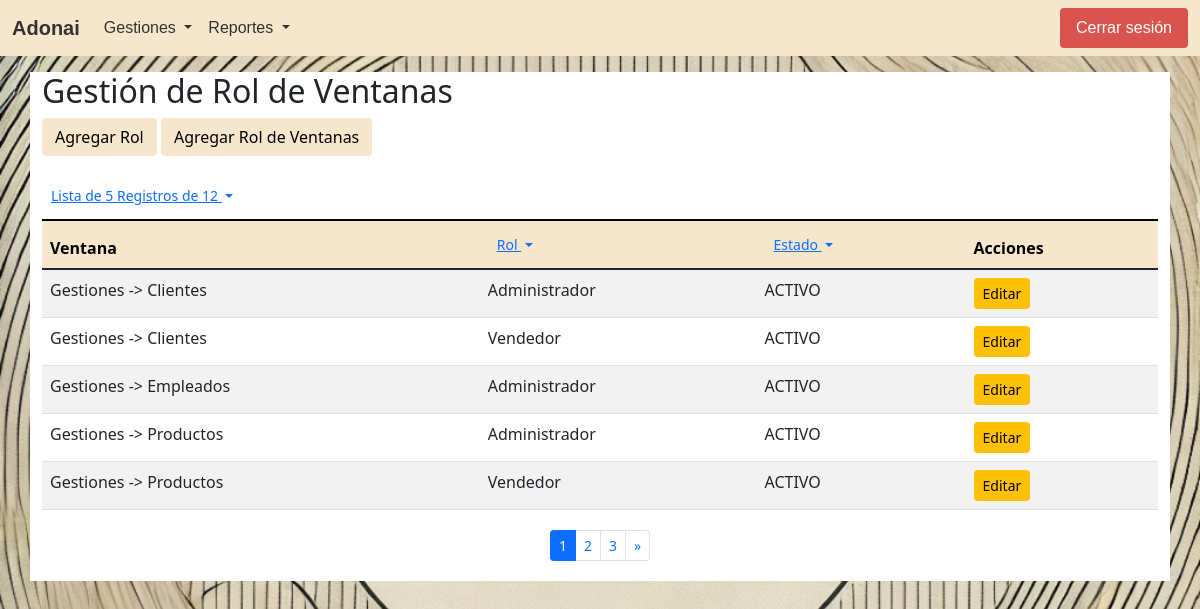
Screenshot of /gestion_RolVentanas.php (signed in) with the database file from the repository.
### tables this page shows
CREATE TABLE IF NOT EXISTS `rol_ventanas` (
  `id_ventana` varchar(150) NOT NULL,
  `id_rol` int(11) NOT NULL,
  `estado` enum('ACTIVO','INACTIVO') DEFAULT 'ACTIVO',
  `fch_estado` datetime DEFAULT NULL,
  `creado_en` datetime DEFAULT NULL,
  `actualizado_en` datetime DEFAULT NULL,
  PRIMARY KEY (`id_ventana`,`id_rol`),
  KEY `rol_ventana_fk_idx` (`id_rol`)
);

CREATE TABLE IF NOT EXISTS `ventanas` (
  `id_ventana` varchar(250) NOT NULL,
  `descripcion` varchar(500) NOT NULL,
  `grupo` varchar(45) NOT NULL DEFAULT 'Gestiones',
  `estado` enum('ACTIVO','INACTIVO') DEFAULT 'ACTIVO',
  `fch_estado` datetime DEFAULT NULL,
  `creado_en` datetime DEFAULT NULL,
  `actualizado_en` datetime DEFAULT NULL,
  PRIMARY KEY (`id_ventana`),
  KEY `grupo_ventana_idx` (`grupo`)
);

CREATE TABLE IF NOT EXISTS `roles` (
  `id_rol` int(11) NOT NULL,
  `nombre` varchar(100) NOT NULL,
  `descripcion` text,
  `estado` enum('ACTIVO','INACTIVO') DEFAULT 'ACTIVO',
  `fch_estado` datetime DEFAULT NULL,
  `creado_en` datetime DEFAULT NULL,
  `actualizado_en` datetime DEFAULT NULL,
  PRIMARY KEY (`id_rol`)
);

### procesos/RolVentanas.php (called while the page is built, shortened)
<?php
class RolVentanas
{
    private $dbConnect = null;
    public function __construct()
    {
        $Conexion = new Conexion();
        $this->dbConnect = $Conexion->conectar();
    }
    public function getTotalItemsRol_ventanas($estado = 'TODO', $id_ventana = 'TODO', $id_rol = -1)
    {
        $total_registros  = 1;
        $conn = $this->dbConnect;
        $sql = "SELECT COUNT(*) total_registros FROM rol_ventanas where 1 = 1";
        $stmt = $conn->prepare($sql);
        $result = $stmt->execute();
        $result = $stmt->get_result();
        if ($result->num_rows > 0) {
            $row = $result->fetch_assoc();
            $total_registros = $row['total_registros'];
        }
        return $total_registros;
    }
    public function getRolVentanas($estado = 'TODO', $page = 1, $num_results_on_page = 5, $id_rol = -1, $id_ventana = 'TODO')
    {
        $calc_page = ($page - 1) * $num_results_on_page;
        $conn = $this->dbConnect;
        $sql = "SELECT * FROM rol_ventanas where 1 = 1";
        $sql = "$sql ORDER BY id_ventana, id_rol LIMIT ?,?";
        $stmt = $conn->prepare($sql);
        $result = $stmt->bind_param("ii", $calc_page, $num_results_on_page);
        $result = $stmt->execute();
        $result = $stmt->get_result();
        return $result;
    }
}

### procesos/Roles.php (called while the page is built, shortened)
<?php
class Roles
{
    private $dbConnect = null;
    public function __construct()
    {
        $Conexion = new Conexion();
        $this->dbConnect = $Conexion->conectar();
    }
    public function getTotalItemsRoles($estado = 'TODO')
    {
        $total_registros  = 1;
        $conn = $this->dbConnect;
        $sql = "SELECT COUNT(*) total_registros FROM roles";
        if ($estado == 'TODO') {
            $sql = "$sql where estado in ('ACTIVO', 'INACTIVO', ?)";
        } else {
            $sql = "$sql where estado = ?";
        }
        $stmt = $conn->prepare($sql);
        $result = $stmt->bind_param("s", $estado);
        $result = $stmt->execute();
        $result = $stmt->get_result();
        if ($result->num_rows > 0) {
            $row = $result->fetch_assoc();
            $total_registros = $row['total_registros'];
        }
        return $total_registros;
    }
    public function getRoles($estado = 'TODO', $page = 1, $num_results_on_page = 5)
    {
        $calc_page = ($page - 1) * $num_results_on_page;
        $conn = $this->dbConnect;
        $sql = "SELECT * FROM roles";
        if ($estado == 'TODO') {
            $sql = "$sql where estado in ('ACTIVO', 'INACTIVO', ?) ORDER BY id_rol LIMIT ?,?";
        } else {
            $sql = "$sql where estado = ? ORDER BY id_rol LIMIT ?,?";
        }
        $stmt = $conn->prepare($sql);
        $result = $stmt->bind_param("sii", $estado, $calc_page, $num_results_on_page);
        $result = $stmt->execute();
        $result = $stmt->get_result();
        return $result;
    }
    public function getRol($id_rol)
    {
        $conn = $this->dbConnect;
        $sql = "SELECT * FROM roles where id_rol = ?";
        $stmt = $conn->prepare($sql);
        $stmt->bind_param("i", $id_rol);
        $result = $stmt->execute();
        $result = $stmt->get_result();
        return $result;
    }
}

### procesos/Ventanas.php (called while the page is built, shortened)
<?php
class Ventanas
{
    private $dbConnect = null;
    public function __construct()
    {
        $Conexion = new Conexion();
        $this->dbConnect = $Conexion->conectar();
    }
    public function getVentana($id_ventana)
    {
        $conn = $this->dbConnect;
        $sql = "SELECT * FROM ventanas where id_ventana = ?";
        $stmt = $conn->prepare($sql);
        $stmt->bind_param("s", $id_ventana);
        $result = $stmt->execute();
        $result = $stmt->get_result();
        return $result;
    }
}

### gestion_RolVentanas.php (the view, shortened to what this page needs)
<?php
include_once 'procesos/RolVentanas.php';
$rolventanas = new RolVentanas();
include_once("procesos/Roles.php");
$Roles = new Roles();
include_once("procesos/Ventanas.php");
if ($_SERVER['REQUEST_METHOD'] == 'GET') {
    $num_results_on_page = isset($_GET['nrop']) && is_numeric($_GET['nrop']) ? $_GET['nrop'] : 5;
    $page = isset($_GET['pn']) && is_numeric($_GET['pn']) ? $_GET['pn'] : 1;
    $estado = isset($_GET['e']) && is_string($_GET['e']) ? $_GET['e'] : 'TODO';
    $irol = isset($_GET['irol']) && is_string($_GET['irol']) ? $_GET['irol'] : "-1";
    $id_ventana = isset($_GET['id_ventana']) && is_string($_GET['id_ventana']) ? $_GET['id_ventana'] : 'TODO';
    $result = $rolventanas->getRolVentanas($estado, $page, $num_results_on_page, $irol, $id_ventana);
    $total_pages = $rolventanas->getTotalItemsRol_ventanas($estado, $id_ventana, $irol);
} else if ($_SERVER['REQUEST_METHOD'] == 'POST') {
    if (isset($_POST["_method"]) && $_POST["_method"] == "UPD") {
        $resultado = $rolventanas->updateRolVentana($_POST);
        header("Location: gestion_RolVentanas.php");
    } else
    if (isset($_POST["_method"]) && $_POST["_method"] == "ADD") {
        $resultado = $rolventanas->insertRolVentana($_POST);
        header("Location: gestion_RolVentanas.php");
    } else
    if (isset($_POST["_method"]) && $_POST["_method"] == "ADD_ROL") {
        $resultado = $Roles->insertRol($_POST);
        header("Location: gestion_RolVentanas.php");
    }
};
?>
<!DOCTYPE html>
<html lang="es">
<head>
    <link href="https://cdn.jsdelivr.net/npm/bootstrap@5.1.3/dist/css/bootstrap.min.css" rel="stylesheet">
</head>
<body class="container-index">
    <?php
    include_once("navbar.php")
    ?>
    <div class="container bg-white mt-3">
        <h2>Gestión de Rol de Ventanas</h2>
        <a href="#" class="btn btn-principal mb-3" data-bs-toggle="modal" data-bs-target="#addRolModal">Agregar Rol</a>
        <a href="#" class="btn btn-principal mb-3" data-bs-toggle="modal" data-bs-target="#addRolVentanaModal">Agregar Rol de Ventanas</a>
        <table class="table table-striped table-responsive caption-top">
            <caption>
                <div class="btn-group">
                    <button class="btn btn-link btn-sm dropdown-toggle" type="button" id="EstadoDropdown" data-bs-toggle="dropdown" data-bs-auto-close="true" aria-expanded="false">
                        Lista de <?php echo $num_results_on_page ?> Registros de <?php echo $total_pages ?>
                    </button>
                </div>
            </caption>
            <thead class="table-principal">
                <tr>
                    <th>Ventana</th>
                    <th>
                        <div class="btn-group">
                            <button class="btn btn-link btn-sm dropdown-toggle" type="button" id="RolDropdown" data-bs-toggle="dropdown" data-bs-auto-close="true" aria-expanded="false">
                                Rol
                            </button>
                                <?php
                                $roles_total_pages = $Roles->getTotalItemsRoles('ACTIVO');
                                $roles_result = $Roles->getRoles('ACTIVO', 1, $roles_total_pages);
                                ?>
                        </div>
                    </th>
                    <th>
                        <div class="btn-group">
                            <button class="btn btn-link btn-sm dropdown-toggle" type="button" id="EstadoDropdown" data-bs-toggle="dropdown" data-bs-auto-close="true" aria-expanded="false">
                                Estado
                            </button>
                        </div>
                    </th>
                    <th>Acciones</th>
                </tr>
            </thead>
            <tbody>
                <?php while ($rolventana = $result->fetch_assoc()): ?>
                    <tr>
                        <td>
                            <?php
                            $ventanas = $Ventanas->getVentana($rolventana['id_ventana']);
                            if ($ventanas->num_rows > 0) {
                                $row_v = $ventanas->fetch_assoc();
                                $descripcion = $row_v['descripcion'];
                                $grupo = $row_v['grupo'];
                                $rolventana['descripcion'] = $descripcion;
                                $rolventana['grupo'] = $grupo;
                                echo "$grupo -> $descripcion";
                            }
                            ?>
                        </td>
                        <td>
                            <?php
                            $roles = $Roles->getRol($rolventana['id_rol']);
                            if ($roles->num_rows > 0) {
                                $rol = $roles->fetch_assoc();
                                echo $rol['nombre'];
                            }
                            ?>
                        </td>
                        <td><?php echo $rolventana['estado']; ?></td>
                        <td>
                            <a href="#" class="btn btn-warning btn-sm" data-bs-toggle="modal" data-bs-target="#updRolVentanaModal" onclick="loadData(<?php echo htmlspecialchars(json_encode($rolventana)); ?>)">Editar</a>
                        </td>
                    </tr>
                <?php endwhile; ?>
            </tbody>
        </table>
        <?php if (ceil($total_pages / $num_results_on_page) > 0): ?>
            <nav aria-label="Navegación de la página" class="py-1">
                <ul class="pagination pagination-sm justify-content-center">
                    <li class="page-item active">
                        <span class="page-link"><?php echo $page ?></span>
                    </li>
                    <?php if ($page + 1 < ceil($total_pages / $num_results_on_page) + 1): ?>
                        <li class="page-item">
                            <a class="page-link" href="gestion_rolventanas.php?<?php if ($estado != "TODO"): echo "e=$estado&";
                                                                                endif; ?>pn=<?php echo $page + 1 ?>&nrop=<?php echo $num_results_on_page ?>&irol=<?php echo $irol; ?>"><?php echo $page + 1 ?></a>
                        </li>
                    <?php endif; ?>
                    <?php if ($page + 2 < ceil($total_pages / $num_results_on_page) + 1): ?>
                        <li class="page-item">
                            <a class="page-link" href="gestion_rolventanas.php?<?php if ($estado != "TODO"): echo "e=$estado&";
                                                                                endif; ?>pn=<?php echo $page + 2 ?>&nrop=<?php echo $num_results_on_page ?>&irol=<?php echo $irol; ?>"><?php echo $page + 2 ?></a>
                        </li>
                    <?php endif; ?>
                    <?php if ($page < ceil($total_pages / $num_results_on_page)): ?>
                        <li class="page-item">
                            <a class="page-link" href="gestion_rolventanas.php?<?php if ($estado != "TODO"): echo "e=$estado&";
                                                                                endif; ?>pn=<?php echo $page + 1 ?>&nrop=<?php echo $num_results_on_page ?>&irol=<?php echo $irol; ?>"><span aria-hidden="true">&raquo;</span></a>
                        </li>
                    <?php endif; ?>
                </ul>
            </nav>
        <?php endif; ?>
    </div>
</body>
</html>

### assets/css/style-principal.css (style rules this page uses)
.table-principal { --bs-table-bg: #f5e6cc; --bs-table-striped-bg: #e9dbc2; --bs-table-striped-color: #000; --bs-table-active-bg: #ddcfb8; --bs-table-active-color: #000; --bs-table-hover-bg: #e3d5bd; --bs-table-hover-color: #000; color: #000; border-color: #ddcfb8; }
.btn-principal { color: #000000; background-color: #f5e6cc; border-color: #f5e6cc; }

### gestion_RolVentanas.php (style rules this page uses)
.container-index { background: url(./assets/img/bsb-logo.webp) no-repeat center center fixed; -webkit-background-size: cover; -moz-background-size: cover; -o-background-size: cover; background-size: cover; height: 100vh; }

### rows the page displays
rol_ventanas: id_ventana.grupo "Gestiones", id_ventana.descripcion "Clientes", id_rol.nombre "Administrador", estado "ACTIVO"
rol_ventanas: id_ventana.grupo "Gestiones", id_ventana.descripcion "Clientes", id_rol.nombre "Vendedor", estado "ACTIVO"
rol_ventanas: id_ventana.grupo "Gestiones", id_ventana.descripcion "Empleados", id_rol.nombre "Administrador", estado "ACTIVO"
rol_ventanas: id_ventana.grupo "Gestiones", id_ventana.descripcion "Productos", id_rol.nombre "Administrador", estado "ACTIVO"
rol_ventanas: id_ventana.grupo "Gestiones", id_ventana.descripcion "Productos", id_rol.nombre "Vendedor", estado "ACTIVO"

### other values shown
$grupoVentana['grupo'] "Gestiones"
$grupoVentana['grupo'] "Reportes"
$num_results_on_page "5"
$total_pages "12"
$page "1"
$page + 1 "2"
$page + 2 "3"
